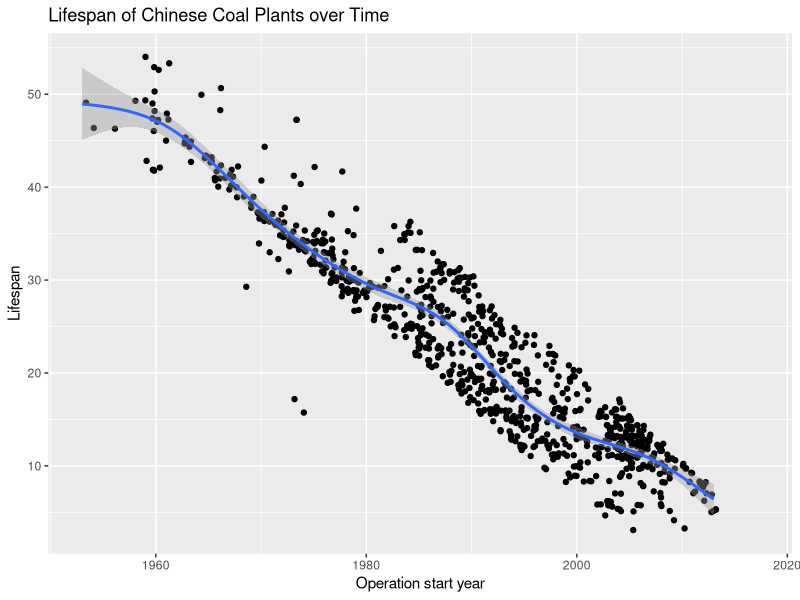
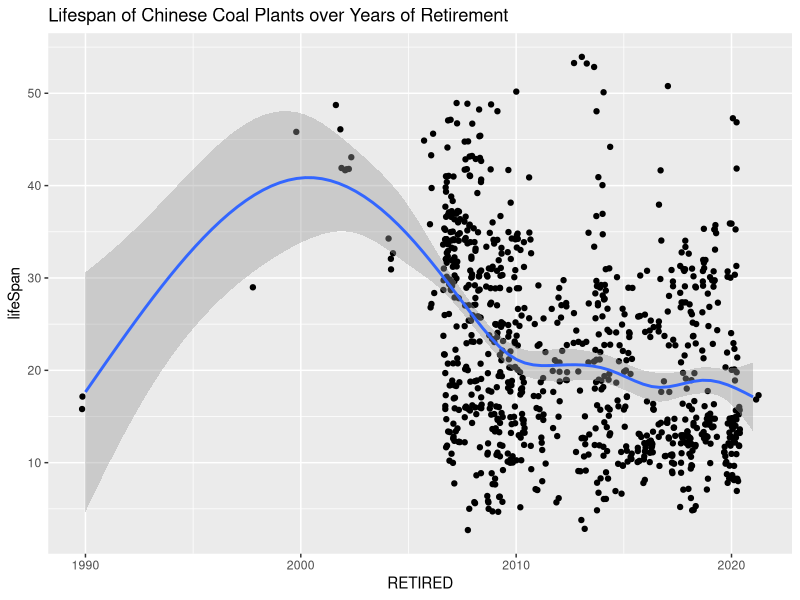
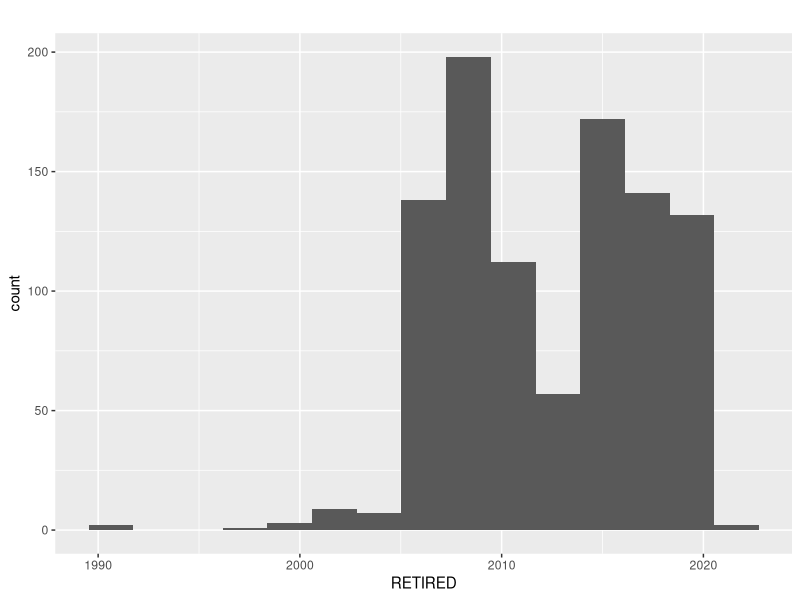
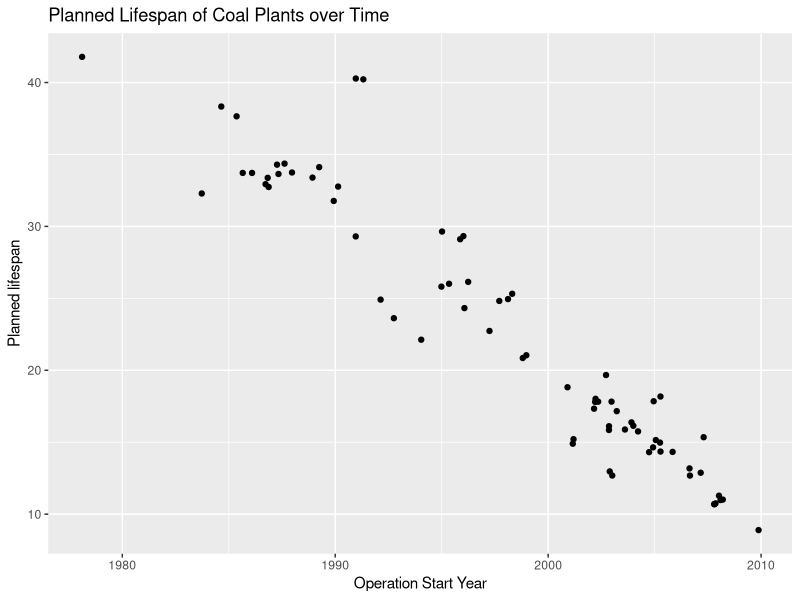
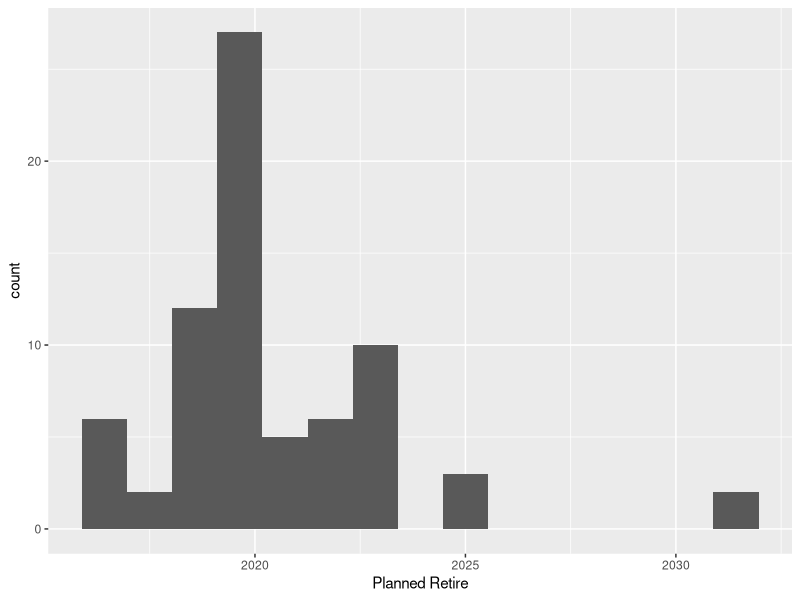

R code for these plots, in order:
library(tidyverse)

coal <- read_csv("./data/processed_data/china_coal.csv")
gas <- read_csv("./data/processed_data/china_gas.csv")

# ----------------- Exploratory analysis --------------------------------------------

# Check the trend in retirement year for coal
df_coal_retire_trend <- 
  coal %>% filter(Status == "retired")

df_coal_retire_trend <- 
  df_coal_retire_trend %>% mutate(lifeSpan = RETIRED - Year)

# mean lifespan: 22 years
avg_lifetime <- mean(df_coal_retire_trend$lifeSpan, na.rm=T) %>% floor()

# lifespan vs starting year
ggplot(df_coal_retire_trend, aes(y = lifeSpan, x = Year)) + 
  geom_point(position = "jitter") + 
  geom_smooth() + 
  labs(title = "Lifespan of Chinese Coal Plants over Time", 
       x = "Operation start year", 
       y = "Lifespan")

# lifespan vs year of retirement: very little predictive power.
ggplot(df_coal_retire_trend, aes(y = lifeSpan, x = RETIRED)) + 
  geom_point(position = "jitter") + 
  geom_smooth() + 
  labs(title = "Lifespan of Chinese Coal Plants over Years of Retirement")

# Maybe this is because all the plants are retiring at the same time?
# Well... not exactly.
# there has been a sharp increase in retirement since 2005. 
df_coal_retire_trend %>% 
ggplot(aes(x = RETIRED)) + 
  geom_histogram(bins=15) + 
  labs(title = "")

# Now, let's look at operating plants: what is the relationship between the 
# starting year and planned retirement year?
df_operating_coal <- coal %>% filter(Status == "operating")

df_coal_planned_retire_trend <- coal %>% filter(Status == "operating" & 
                                             !is.na(Year) & 
                                             !is.na(`Planned Retire`))

df_coal_planned_retire_trend <- 
  df_coal_planned_retire_trend %>% mutate(lifespan = `Planned Retire` - `Year`)

df_coal_planned_retire_trend %>% 
  ggplot(aes(x = Year, y = lifespan)) + 
  geom_point(position="jitter") + 
  labs(y = "Planned lifespan", x = "Operation Start Year", 
       title = "Planned Lifespan of Coal Plants over Time")
  
df_coal_planned_retire_trend %>% 
ggplot(aes(x = `Planned Retire`)) + 
  geom_histogram(bins=15)


# ------------------------- Coal ----------------------------------------------------

# 1. Filter out cancelled, shelved, pre-permit, mothballed, and announced coal plants 
coal_vintage <- coal %>% filter(!Status %in% c("cancelled", "shelved", 
                                               "pre-permit", "mothballed", "announced"))

# Initialize list of years that acts like a dictionary. Store (year, change in capacity) pair
list_name = (coal_vintage$Year %>% min(na.rm=T)):2080 %>% as.character()
year_ls <- vector("list", length = length(list_name))
names(year_ls) <- list_name
for (i in seq_along(year_ls)){
  year_ls[[i]] <- 0
}

# run the main loop that calculate change in capacity for each year
for(i in 1:nrow(coal_vintage)){
  print(i)
  curr_row = coal_vintage %>% slice(i)
  curr_status <- curr_row$Status
  curr_retire_yr <- curr_row$RETIRED
  curr_start_yr <- curr_row$Year
  curr_plan_retire_yr <- curr_row$`Planned Retire`
  curr_cap <- curr_row$`Capacity (MW)`
  
  # 1. Retired, with start and retirement year
  # add cap at start year and subtract at retire year
  if (curr_status == "retired" & !is.na(curr_start_yr) & !is.na(curr_retire_yr)){
    year_ls[[as.character(curr_start_yr)]] <- year_ls[[as.character(curr_start_yr)]] + curr_cap
    year_ls[[as.character(curr_retire_yr)]] <- year_ls[[as.character(curr_retire_yr)]] - curr_cap
    
  # 2. retired plants without start year but has retirement year 
  # assume average lifetime 22 years (average lifetime of retired plants in GEM)
  # add cap at calculated start year and subtract at retire year
  } else if (curr_status == "retired" & is.na(curr_start_yr) & !is.na(curr_retire_yr)){
    calc_start_yr <- curr_retire_yr - avg_lifetime
    year_ls[[as.character(calc_start_yr)]] <- year_ls[[as.character(calc_start_yr)]] + curr_cap
    year_ls[[as.character(curr_retire_yr)]] <- year_ls[[as.character(curr_retire_yr)]] - curr_cap
  }
}

# 2.1  

